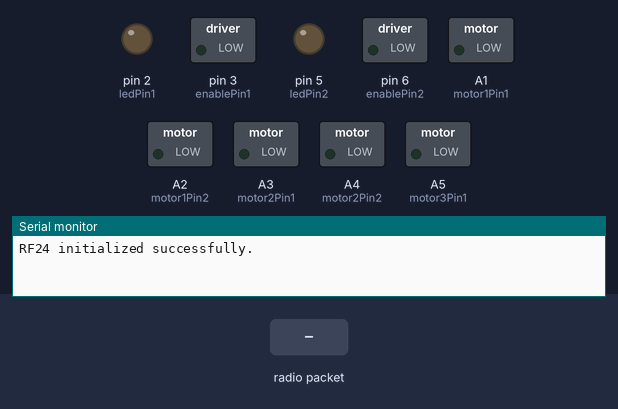
The sketch below on a simulated Arduino Nano, built with avr-gcc and run on an emulated ATmega328P. Parts: switched loads named in the sketch (green lamp = pin HIGH), output pins drawn as LEDs (lit = HIGH), the last lines printed to the serial monitor. Inputs (shaded band) come from the test bench. No radio packets arrive unless stated.

Above: at 1.2 s.
1.3 s: radio packet "1" arrives
At 1.8 s:
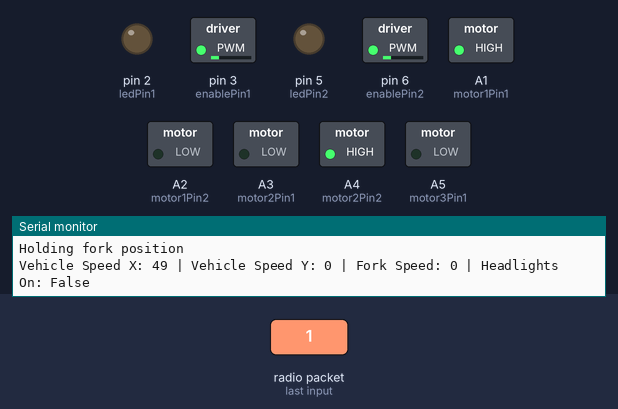
2.8 s: radio packet "0" arrives
At 4.1 s:
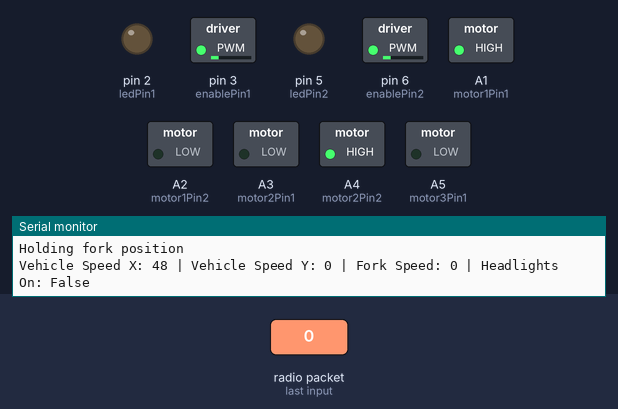
Timing chart, 0 to 5.8 s (numbered marks = the images above; inputs shaded):
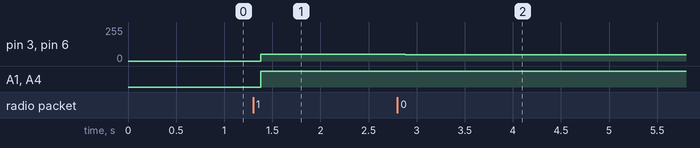

The sketch:

Forklift_Reciever_final.ino
```cpp
#include <SPI.h>
#include <RF24.h>

// Define pins for L298N motor drivers
const int motor1Pin1 = A1;  // Left Motor Forward (IN1) connected to A1
const int motor1Pin2 = A2;  // Left Motor Reverse (IN2) connected to A2
const int motor2Pin1 = A3;  // Right Motor Forward (IN3) connected to A3
const int motor2Pin2 = A4;  // Right Motor Reverse (IN4) connected to A4
const int enablePin1 = 3;   // Left Motor Enable (ENA) connected to digital pin 3 (PWM control)
const int enablePin2 = 6;   // Right Motor Enable (ENB) connected to digital pin 6 (PWM control)

const int motor3Pin1 = A5;  // Lifting Motor Forward control pin connected to A5
const int motor3Pin2 = A6;  // Lifting Motor Reverse control pin connected to A6

const int stopSwitchPin = 7; // Stop switch for the fork connected to digital pin 7 (input)
const int ledPin1 = 2;       // Headlight LED1 control pin connected to digital pin 2
const int ledPin2 = 5;       // Headlight LED2 control pin connected to digital pin 5

// Define RF24 module pins
const int cePin = 9;  // CE pin for the NRF24L01 module connected to digital pin 9
const int csnPin = 10; // CSN pin for the NRF24L01 module connected to digital pin 10

// Create an RF24 object using CE and CSN pins
RF24 radio(cePin, csnPin);

// Define the address of the receiving node
const uint64_t pipe = 0xE8E8F0F0E1LL;  // This is the unique address for communication between the transmitter and receiver

// Declare variables for headlights toggle
bool headlightsState = false;
bool previousHeadlightsState = false;

// Function to set PWM and direction for the motors
void setMotorPWM(int enablePin, int motorPin1, int motorPin2, int speed) {
  if (speed > 0) {
    analogWrite(enablePin, speed);
    digitalWrite(motorPin1, HIGH);
    digitalWrite(motorPin2, LOW);
  } else if (speed < 0) {
    analogWrite(enablePin, -speed);
    digitalWrite(motorPin1, LOW);
    digitalWrite(motorPin2, HIGH);
  } else {
    analogWrite(enablePin, 0);
    digitalWrite(motorPin1, LOW);
    digitalWrite(motorPin2, LOW);
  }
}

void setup() {
  // Initialize serial communication for debugging
  Serial.begin(9600);

  // Initialize RF24 module
  if (!radio.begin()) {  // Begin communication with the NRF24L01 module
    Serial.println("RF24 initialization failed!");  // Print an error if the radio fails to initialize
    while (1); // Halt the program
  }
  radio.openReadingPipe(1, pipe);  // Open a reading pipe at address 'pipe'
  radio.setPALevel(RF24_PA_HIGH);  // Set the power amplifier level to high for better performance
  radio.setDataRate(RF24_1MBPS);  // Set data rate to 1Mbps for a good balance of speed and range
  radio.startListening();  // Start listening for incoming data
  Serial.println("RF24 initialized successfully.");  // Print confirmation if initialization is successful

  // Set motor driver pins as outputs
  pinMode(motor1Pin1, OUTPUT);  // Left motor forward pin as output
  pinMode(motor1Pin2, OUTPUT);  // Left motor reverse pin as output
  pinMode(motor2Pin1, OUTPUT);  // Right motor forward pin as output
  pinMode(motor2Pin2, OUTPUT);  // Right motor reverse pin as output
  pinMode(enablePin1, OUTPUT);  // Enable pin for left motor as output (PWM control)
  pinMode(enablePin2, OUTPUT);  // Enable pin for right motor as output (PWM control)
  pinMode(motor3Pin1, OUTPUT);  // Lifting motor forward pin as output
  pinMode(motor3Pin2, OUTPUT);  // Lifting motor reverse pin as output
  pinMode(stopSwitchPin, INPUT_PULLUP);  // Stop switch pin set as input with internal pull-up resistor
  pinMode(ledPin1, OUTPUT);  // LED1 pin as output
  pinMode(ledPin2, OUTPUT);  // LED2 pin as output
}

void loop() {
  // Struct to hold received data
  struct Data {
    int vehicleSpeedX;  // Speed for vehicle movement on the X-axis (left-right)
    int vehicleSpeedY;  // Speed for vehicle movement on the Y-axis (forward-backward)
    int forkSpeed;      // Speed for controlling the fork up and down
    bool headlightsOn;  // Boolean to control headlights (this indicates if the button is pressed)
  };
  Data receivedData;  // Create an instance of the struct to store received data

  // Check if data is available from the transmitter
  if (radio.available()) {
    radio.read(&receivedData, sizeof(receivedData));  // Read the data into 'receivedData'

    Serial.print("Received Data - Vehicle Speed X: ");
    Serial.print(receivedData.vehicleSpeedX);
    Serial.print(" | Vehicle Speed Y: ");
    Serial.print(receivedData.vehicleSpeedY);
    Serial.print(" | Fork Speed: ");
    Serial.print(receivedData.forkSpeed);
    Serial.print(" | Headlights On: ");
    Serial.println(receivedData.headlightsOn ? "True" : "False");

    int leftMotorSpeed = receivedData.vehicleSpeedY + receivedData.vehicleSpeedX;
    int rightMotorSpeed = receivedData.vehicleSpeedY - receivedData.vehicleSpeedX;

    // Ensure motor speeds are within the valid range (0-255 for PWM)
    leftMotorSpeed = constrain(leftMotorSpeed, -255, 255);
    rightMotorSpeed = constrain(rightMotorSpeed, -255, 255);

    // Debug motor speeds
    Serial.print("Left Motor Speed: ");
    Serial.print(leftMotorSpeed);
    Serial.print(" | Right Motor Speed: ");
    Serial.println(rightMotorSpeed);

    // Control vehicle motors for tank-like movement with PWM using the setMotorPWM function
    setMotorPWM(enablePin1, motor1Pin1, motor1Pin2, leftMotorSpeed);
    setMotorPWM(enablePin2, motor2Pin1, motor2Pin2, rightMotorSpeed);

    // Control lifting motor for fork movement with the second joystick's Y-axis (no PWM)
    if (receivedData.forkSpeed > 0) {
      // Lift fork up
      digitalWrite(motor3Pin1, HIGH);
      digitalWrite(motor3Pin2, LOW);
      Serial.println("Lifting fork up");
    } else if (receivedData.forkSpeed < 0) {
      // Lower fork
      digitalWrite(motor3Pin1, LOW);
      digitalWrite(motor3Pin2, HIGH);
      Serial.println("Lowering fork");
    } else {
      // Hold fork position (no movement)
      digitalWrite(motor3Pin1, LOW);
      digitalWrite(motor3Pin2, LOW);
      Serial.println("Holding fork position");
    }

    // Toggle headlights on button press
    if (receivedData.headlightsOn && !previousHeadlightsState) {  // Detect a rising edge (button press)
      headlightsState = !headlightsState;  // Toggle the state of the headlights
    }
    previousHeadlightsState = receivedData.headlightsOn;  // Update the previous button state

    // Set the headlights based on the toggled state
    if (headlightsState) {
      digitalWrite(ledPin1, HIGH);  // Turn on LED1 (headlight)
      digitalWrite(ledPin2, HIGH);  // Turn on LED2 (headlight)
    } else {
      digitalWrite(ledPin1, LOW);   // Turn off LED1
      digitalWrite(ledPin2, LOW);   // Turn off LED2
    }

    // Print all data to the serial monitor for debugging
    Serial.print("Vehicle Speed X: ");
    Serial.print(receivedData.vehicleSpeedX);
    Serial.print(" | Vehicle Speed Y: ");
    Serial.print(receivedData.vehicleSpeedY);
    Serial.print(" | Fork Speed: ");
    Serial.print(receivedData.forkSpeed);
    Serial.print(" | Headlights On: ");
    Serial.println(headlightsState ? "True" : "False");
  }
}
```

Measured:
- after the input at 1.3 s, pin 3 (enablePin1), pin 6 (enablePin2): 0/255 → 49/255 after 0.08 s; A1 (motor1Pin1), A4 (motor2Pin2): LOW → HIGH after 0.08 s
- after the input at 2.8 s, pin 3 (enablePin1), pin 6 (enablePin2): 49/255 → 48/255 after 0.08 s
